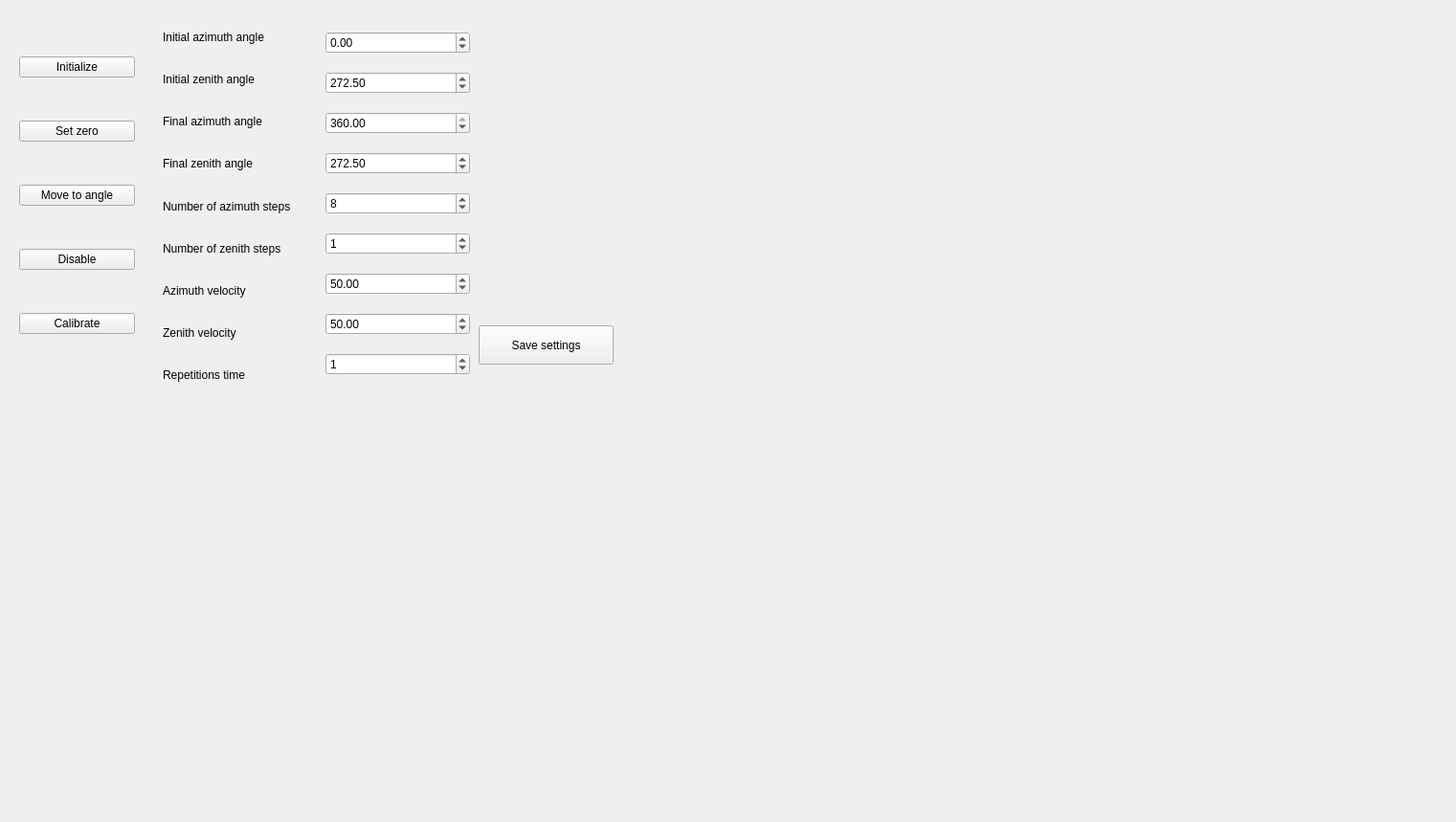
<?xml version="1.0" encoding="UTF-8"?>
<ui version="4.0">
 <class>MainWindow</class>
 <widget class="QMainWindow" name="MainWindow">
  <property name="geometry">
   <rect>
    <x>0</x>
    <y>0</y>
    <width>1521</width>
    <height>859</height>
   </rect>
  </property>
  <property name="windowTitle">
   <string>MainWindow</string>
  </property>
  <widget class="QWidget" name="centralwidget">
   <widget class="QWidget" name="layoutWidget">
    <property name="geometry">
     <rect>
      <x>20</x>
      <y>20</y>
      <width>121</width>
      <height>371</height>
     </rect>
    </property>
    <layout class="QVBoxLayout" name="action_layout">
     <item>
      <widget class="QPushButton" name="init_Button">
       <property name="text">
        <string>Initialize</string>
       </property>
       <property name="checkable">
        <bool>true</bool>
       </property>
       <property name="checked">
        <bool>false</bool>
       </property>
      </widget>
     </item>
     <item>
      <widget class="QPushButton" name="set_zero_Button">
       <property name="text">
        <string>Set zero</string>
       </property>
      </widget>
     </item>
     <item>
      <widget class="QPushButton" name="single_start_Button">
       <property name="text">
        <string>Move to angle</string>
       </property>
      </widget>
     </item>
     <item>
      <widget class="QPushButton" name="disable_Button">
       <property name="text">
        <string>Disable</string>
       </property>
      </widget>
     </item>
     <item>
      <widget class="QPushButton" name="calibration_Button">
       <property name="text">
        <string>Calibrate</string>
       </property>
      </widget>
     </item>
    </layout>
   </widget>
   <widget class="QWidget" name="layoutWidget">
    <property name="geometry">
     <rect>
      <x>340</x>
      <y>20</y>
      <width>151</width>
      <height>391</height>
     </rect>
    </property>
    <layout class="QVBoxLayout" name="settings_layout">
     <item>
      <widget class="QDoubleSpinBox" name="init_azim_sett">
       <property name="minimum">
        <double>-360.000000000000000</double>
       </property>
       <property name="maximum">
        <double>359.990000000000009</double>
       </property>
      </widget>
     </item>
     <item>
      <widget class="QDoubleSpinBox" name="init_zen_sett">
       <property name="minimum">
        <double>-360.000000000000000</double>
       </property>
       <property name="maximum">
        <double>360.000000000000000</double>
       </property>
       <property name="value">
        <double>272.500000000000000</double>
       </property>
      </widget>
     </item>
     <item>
      <widget class="QDoubleSpinBox" name="end_azim_sett">
       <property name="minimum">
        <double>-360.000000000000000</double>
       </property>
       <property name="maximum">
        <double>360.000000000000000</double>
       </property>
       <property name="value">
        <double>360.000000000000000</double>
       </property>
      </widget>
     </item>
     <item>
      <widget class="QDoubleSpinBox" name="end_zen_sett">
       <property name="minimum">
        <double>-360.000000000000000</double>
       </property>
       <property name="maximum">
        <double>360.000000000000000</double>
       </property>
       <property name="value">
        <double>272.500000000000000</double>
       </property>
      </widget>
     </item>
     <item>
      <widget class="QSpinBox" name="num_azim_steps_sett">
       <property name="value">
        <number>8</number>
       </property>
      </widget>
     </item>
     <item>
      <widget class="QSpinBox" name="num_zen_steps_sett">
       <property name="value">
        <number>1</number>
       </property>
      </widget>
     </item>
     <item>
      <widget class="QDoubleSpinBox" name="azim_vel_sett">
       <property name="maximum">
        <double>100.000000000000000</double>
       </property>
       <property name="value">
        <double>50.000000000000000</double>
       </property>
      </widget>
     </item>
     <item>
      <widget class="QDoubleSpinBox" name="zen_vel_sett">
       <property name="maximum">
        <double>100.000000000000000</double>
       </property>
       <property name="value">
        <double>50.000000000000000</double>
       </property>
      </widget>
     </item>
     <item>
      <widget class="QSpinBox" name="fixed_angle_rep_sett">
       <property name="value">
        <number>1</number>
       </property>
      </widget>
     </item>
    </layout>
   </widget>
   <widget class="QPushButton" name="save_settings_Button">
    <property name="geometry">
     <rect>
      <x>500</x>
      <y>340</y>
      <width>141</width>
      <height>41</height>
     </rect>
    </property>
    <property name="text">
     <string>Save settings</string>
    </property>
   </widget>
   <widget class="QWidget" name="verticalLayoutWidget">
    <property name="geometry">
     <rect>
      <x>170</x>
      <y>20</y>
      <width>171</width>
      <height>391</height>
     </rect>
    </property>
    <layout class="QVBoxLayout" name="verticalLayout">
     <item>
      <widget class="QLabel" name="label_5">
       <property name="text">
        <string>Initial azimuth angle</string>
       </property>
      </widget>
     </item>
     <item>
      <widget class="QLabel" name="label_2">
       <property name="text">
        <string>Initial zenith angle</string>
       </property>
      </widget>
     </item>
     <item>
      <widget class="QLabel" name="label">
       <property name="text">
        <string>Final azimuth angle</string>
       </property>
      </widget>
     </item>
     <item>
      <widget class="QLabel" name="label_7">
       <property name="text">
        <string>Final zenith angle</string>
       </property>
      </widget>
     </item>
     <item>
      <widget class="QLabel" name="label_6">
       <property name="text">
        <string>Number of azimuth steps</string>
       </property>
      </widget>
     </item>
     <item>
      <widget class="QLabel" name="label_3">
       <property name="text">
        <string>Number of zenith steps</string>
       </property>
      </widget>
     </item>
     <item>
      <widget class="QLabel" name="label_4">
       <property name="text">
        <string>Azimuth velocity</string>
       </property>
      </widget>
     </item>
     <item>
      <widget class="QLabel" name="label_8">
       <property name="text">
        <string>Zenith velocity</string>
       </property>
      </widget>
     </item>
     <item>
      <widget class="QLabel" name="label_9">
       <property name="text">
        <string>Repetitions time</string>
       </property>
      </widget>
     </item>
    </layout>
   </widget>
  </widget>
 </widget>
 <resources/>
 <connections/>
</ui>
